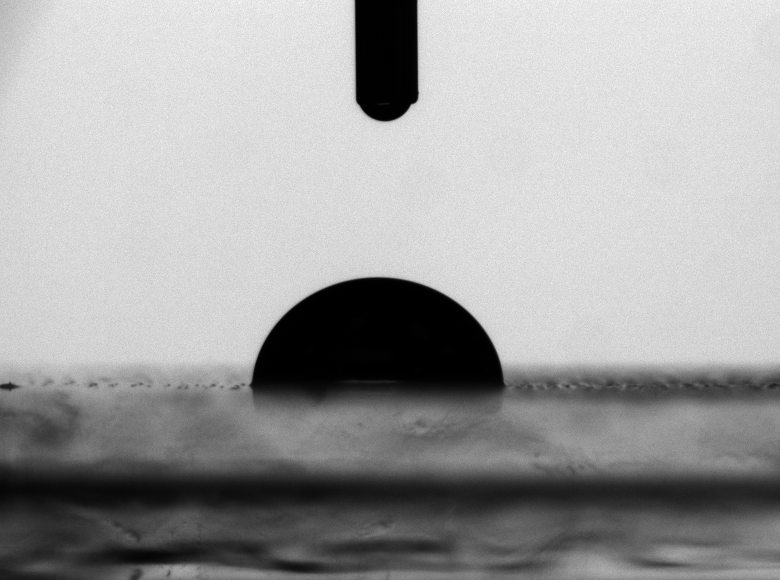
#> input picture src/notebooks/data/image.bmp, 780 x 580 px
$ jupyter execute --allow-errors image-analysis.ipynb   (older library calls are emulated)
#> lines starting #> are read from the running program, lines starting #| are printed output that depends on the picture; after the words box and inside, x2 and y2 are one past the last pixel; in counts of white or black regions, pixels touching at a corner belong together; long printed decimals are rounded
This tutorial proposes a way of analyzing an image of a drop on a SLIPS surface.
At the end of it, we will have gathered the important characteristics of the drop:

- its edge
- its base radius
- the position of the triple (oil-drop-vapor) point
- the apparent contact angles

## Installing the needed packages

### Basic packages
During this tutorial, we will need several python packages that has to be installed on your environment.
The majority of the needed packages can be installed from [PyPI](https://pypi.python.org/pypi) using the following command:

```sh
pip install imageio matplotlib numpy scipy
```

Or for conda users:

```sh
conda install imageio matplotlib numpy scipy
```

### OpenCV
We will also need [OpenCV](https://opencv.org) to be installed.
For conda users on windows, you should be able to get this working with the following command:

```sh
conda install opencv

```

Or this one:
```sh
conda install -c menpo opencv
```

For Linux users, get OpenCV from your distribution repository or build it from [source](https://opencv.org/releases.html).

## Importing images
[Imageio](http://imageio.readthedocs.io/en/latest/index.html) package allows to import and export a variety of image formats (see [here](http://imageio.readthedocs.io/en/latest/formats.html) for an exhaustive list).

Imageio can also import videos or grab images directly from cameras.

[cell 1]
import imageio
image = imageio.imread('data/image.bmp')
#> image is the input picture: shape (580, 780); min 0, max 251, mean 159.1

{{%expand "Explain me this block" %}}
We first imports the Imageio module.
Then use its `imread()` function to read the image and store it in the `image` variable.
{{% /expand%}}

Images are stored as arrays of numbers.
We can display them using the [matplotlib](https://matplotlib.org/) package:

[cell 2]
import matplotlib.pyplot as plt
plt.figure()
plt.imshow(image)
plt.colorbar()
plt.show()
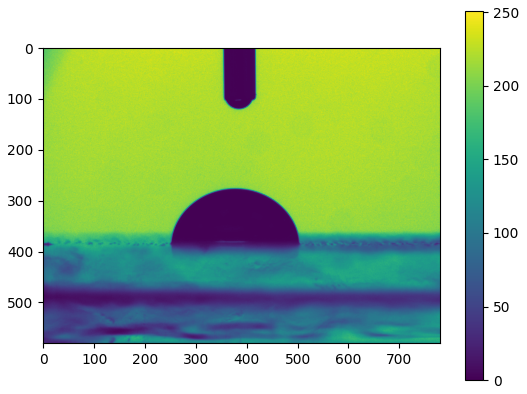
#> figure drawn by matplotlib, 2 panels

{{%expand "Explain me this block" %}}
We first imports the `pyplot` submodule from matplotlib.
The `Pyplot` module is the main submodule for plotting data in a Matlab-way.
We then create a figure with `plt.figure()`, display the image in it with `plt.imshow()`, add a colorbar with `plt.colorbar()` and show the results with `plt.show()`.
Depending on your IDE, you may not need the last line, as the figures will automatically be shown.
{{% /expand%}}

## Cropping

The drop is centered on the image, but a part of the syringe that was used to drop it is also visible at the top.

An edge detection performed directly on this image will certainly detect the syringe edges.
To avoid that, we will restrain the area of interest around the drop.

[cell 3]
image = image[200:400, 200:550]
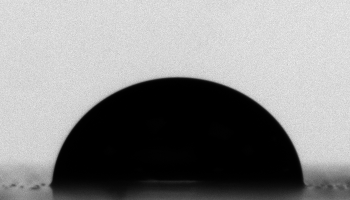
#> image: shape (200, 350); min 0, max 240, mean 137

# Display
plt.figure()
plt.imshow(image)
plt.show()

{{%expand "Explain me this block" %}}
The `image` variable is an array of numbers that can be cropped using indexes.
It is here cropped from indexes 200 to 550 on the x axis and from indexes 200 to 400 on the y axis.
Because of the way images are referenced by the Imageio and matplotlib packages, the y axis has to be specified first.
We then display the image.
{{% /expand%}}

## Edge detection
[OpenCV](https://opencv.org/) (Open Source Computer Vision Library) is a well-known library for image analysis that provides a Python interface.
We will use one of its edge detection functions to get the edge of our drop.
More specifically, we will use the [Canny edge detector](https://en.wikipedia.org/wiki/Canny_edge_detector).

This edge detector method necessitates to specify two threshold values, that have to be optimized depending on the nature/quality of the edges to detect.
A first good guess is generally to take the minimal and maximal pixel values as thresholds.

[cell 4]
import cv2
thres1 = image.min()
#> thres1 = 0
thres2 = image.max()
#> thres2 = 240
edges = cv2.Canny(image, thres1, thres2)
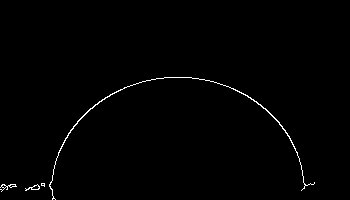
#> edges: shape (200, 350); 0.8% white in thin lines or dots, all inside (x1, y1, x2, y2) = (0, 77, 315, 200)

# Display the edges
plt.figure()
plt.imshow(edges)
plt.show()

{{%expand "Explain me this block" %}}
We import opencv with `import cv2`.
Minimal and maximal pixel values are obtained using the `min()` and `max()` methods and stored.
Those values are then used as arguments of the OpenCV edge detector: `Canny()`.
The result is an array of numbers, stored in the `edges` variable.
This array of numbers id finally displayed.
{{% /expand%}}

The `Canny()` function returns an array of numbers that is equal to 1 (in yellow here) where edges have been detected, and 0 (in blue here) elsewhere.

OpenCV successfully detects the drop edges, but also some structures near the sample surface.
Lets improve the threshold values to get rid of those unwanted bits.

{{%alert info%}} Some methods, like the [Otsu method](https://en.wikipedia.org/wiki/Otsu%27s_method), can be used to automatically infers good threshold values from an image. {{% /alert %}}

[cell 5]
thres1 = image.min()*0.75
thres2 = image.max()*1.5
#> thres2 = 360
edges = cv2.Canny(image, thres1, thres2)
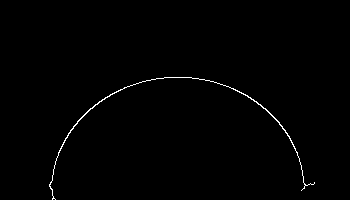
#> edges: shape (200, 350); 0.67% white in thin lines or dots, all inside (x1, y1, x2, y2) = (49, 77, 315, 200)

# Display the edges
plt.figure()
plt.imshow(edges)
plt.show()

{{%expand "Explain me this block" %}}
This block is mainly similar to the previous one.
The threshold values are just adjusted to get rid of the unwanted edges near the sample surface.
The thresholds values are now 0.75 times the minimal pixel value and 1.5 times the maximal pixel value.
{{% /expand%}}

We got rid of some of the unwanted bits, but we still detect some weird shapes due to the reflection of the drop on the sample (around x=50, y=200 for example).
We can remove them by deleting all the edges detected below the baseline, that is here roughly y=180.

[cell 6]
edges[180:, :] = 0
#> edges: shape (200, 350); 0.6% white in thin lines or dots, all inside (x1, y1, x2, y2) = (52, 77, 304, 180)

# Display the edges
plt.figure()
plt.imshow(edges)
plt.show()

{{%expand "Explain me this block" %}}
`edges` is an array containing 1 where edges were detected and 0 elsewhere.
To remove edges for y<180, we just need to fill the array with 0 for y<180.
This is done by specifying that the values of `edges` from y=180 to infinity (`180:`) and for every x (`:`) are set to 0.
{{% /expand%}}

## From image to points
Our drop edge is for the moment stored as an array of 0 and 1.
If we want to access the edge coordinates, we need to find the positions of each pixel equal to 1 (yellow pixels here).

The [numpy](http://www.numpy.org/) package can help us do that by detecting where the pixel values are not zero.

[cell 7]
import numpy as np
ys, xs = np.where(edges)
#> ys = 421 values from 77 to 179; xs = 421 values, max 303 at index 414, min 52 at index 411, mean 177.2
ys = np.asarray(-ys, dtype=float)
#> ys = 421 values, max -77 at index 0, min -179 at index 419, mean -113.2
xs = np.asarray(xs, dtype=float)

# Display the edges
plt.figure()
plt.plot(xs, ys, marker='o', ls='none')
plt.axis('equal')
plt.show()
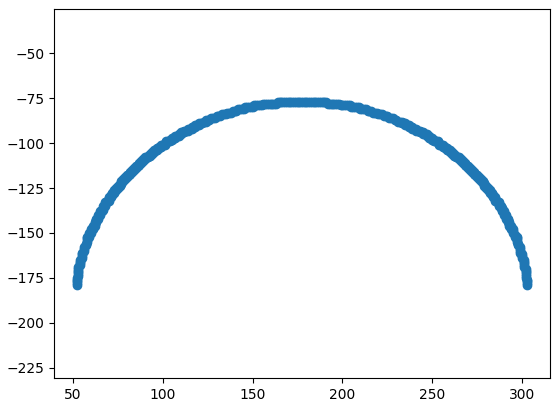
#> figure drawn by matplotlib, 1 panel

{{%expand "Explain me this block" %}}
We import numpy with `import numpy as np`.
The `np.where()` function returns the positions of the array that are not equal to zero.
Which are here the positions of our drop edge.
The two following lines allow to transform the position from integers to floating point values.
This will be needed for the next steps.
`plt.plot()` allows to plot the edge points position.
`plt.axis('equal')` ensures that the image is not deformed (stretched) along x or y.
{{% /expand%}}

For convenience, we want to center the drop on the referential.

[cell 8]
xs = xs - xs.mean()
#> xs = 421 values, max 125.8 at index 414, min -125.2 at index 411, mean -9.18e-15
ys = ys - ys.min()
#> ys = 421 values, max 102 at index 0, min 0 at index 419, mean 65.76

# Plot the edges
plt.figure()
plt.plot(xs, ys, marker='o', ls='none')
plt.axhline(0, color='k')
plt.axis('equal')
plt.show()
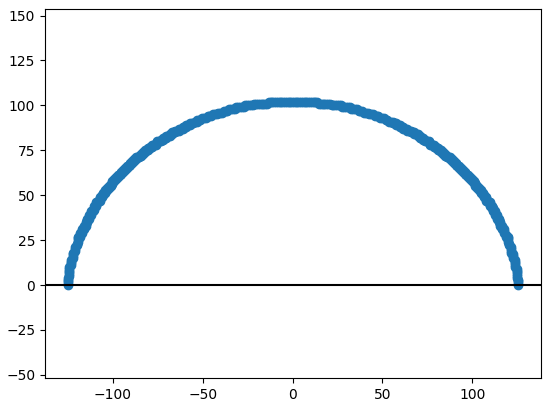
#> figure drawn by matplotlib, 1 panel

{{%expand "Explain me this block" %}}
`xs.mean()` allows to access the average position of the edges along x.
`ys.min()` allows to access the minimal position of the edges along y.
By substracting those values to x and y, we ensure that the origin of our referential is at the base of the drop.
{{% /expand%}}

## From pixels to mm

We achieved to get the edge coordinated in pixel.
To pass this information into millimeters, we need to know the ratio between pixels and mm for our base image.

It can be done by measuring the syringe diameter (here ~60 pixels) that we know is about 0.5mm.
This gives us a resolution of 120px/mm.

We can now scale our edge coordinates:

[cell 9]
res = 120
xs /= res
#> xs = 421 values, max 1.05 at index 414, min -1.04 at index 411, mean -7.7e-17
ys /= res
#> ys = 421 values, max 0.85 at index 0, min 0 at index 419, mean 0.548

# Plot the edge
fig, axs = plt.subplots(1, 2, figsize=(10, 4))
plt.sca(axs[0])
plt.plot(xs, ys, marker='o', ls='none')
plt.axhline(0, color='k')
plt.axis('equal')
plt.xlabel('x [mm]')
plt.ylabel('y [mm]')
# Plot a zoom on the edge
plt.sca(axs[1])
plt.plot(xs, ys, marker='o', ls='none')
plt.axhline(0, color='k')
plt.axis('equal')
plt.xlabel('x [mm]')
plt.xlim(-1.15, -0.9)
plt.ylim(-0.05, 0.3)
plt.title("Zoom")
plt.show()
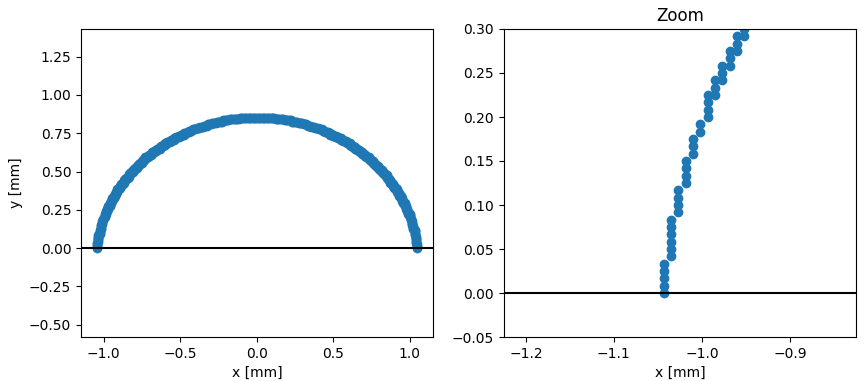
#> figure drawn by matplotlib, 2 panels

## Fitting the edge

Problem with the edge coordinates we obtained at this point is that they are at discrete positions (because extracted from an image).
It is impossible to obtain contact angles or triple point position from this kind of discretized data.
In order to go further, we need to find a good fitting of the drop edge.

The [Scipy](https://www.scipy.org/) package provides several ways of fitting different kind of data.
Here, as we don't care about the mathematical expression of our fitting, we will use a spline fitting: `UnivariateSpline`.

This fitting function needs the data to be sorted and with strictly increasing x values.
Our edge coordinated need some transformation to fit those specifications.

[cell 10]
# Ensure increasing x values
new_xs = np.sort(list(set(xs)))
#> new_xs = 252 values from -1.04 to 1.05
new_ys = []
for x in new_xs:
    new_ys.append(np.mean(ys[xs == x]))
#> this loop made 252 passes
#> x on passes 1 to 3: -1.04, -1.04, -1.03
#> after the loop, new_ys = 252 values, max 0.85 at index 112, min 0.0125 at index 251, mean 0.649
xs = new_xs
#> xs = 252 values from -1.04 to 1.05
ys = np.asarray(new_ys)
#> ys has the same summary as new_ys

# Fitting the drop edge
import scipy.interpolate as spint
edge_f = spint.UnivariateSpline(xs, ys, k=5, s=0.005)

# Display the fit
fig, axs = plt.subplots(1, 2, figsize=(10, 4))
plt.sca(axs[0])
plt.plot(xs, ys, marker='o', ls='none')
plt.plot(xs, edge_f(xs))
plt.axhline(0, color='k')
plt.xlabel('x [mm]')
plt.ylabel('y [mm]')
plt.axis('equal')
# Plot a zoom on the edge
plt.sca(axs[1])
plt.plot(xs, ys, marker='o', ls='none')
plt.plot(xs, edge_f(xs))
plt.axhline(0, color='k')
plt.axis('equal')
plt.xlabel('x [mm]')
plt.xlim(-1.1, -0.7)
plt.ylim(0, 0.5)
plt.title("Zoom")
plt.show()
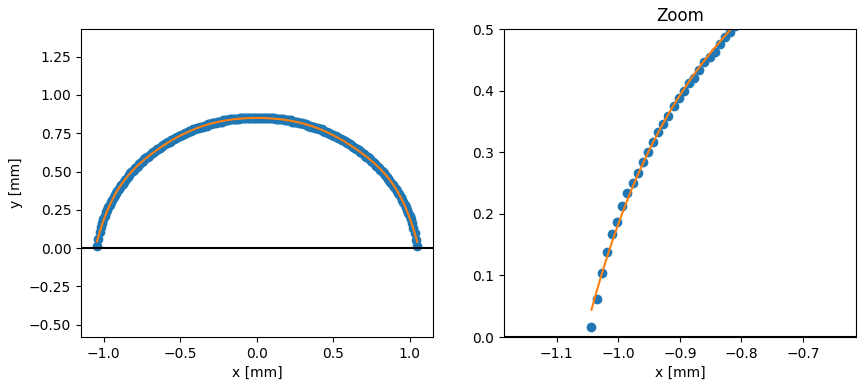
#> figure drawn by matplotlib, 2 panels; panel 1: curve peaks at x = -0.11, y = 0.85; panel 1: curve peaks at x = 0.00647, y = 0.85; panel 2: curve peaks at x = -0.11, y = 0.85; panel 2: curve peaks at x = 0.00647, y = 0.85

{{%expand "Explain me this block" %}}
We first sort the drop edges position along x and put them in the `new_xs` variable.
Then, for each value of x, we average the associated values of y, to ensure that there is only one value of y for each x.
We then perform the fitting using the `UnivariateSpline` function from Scipy.
`k` and `s` parameters can be tuned to achieve smoother or more accurate fitting.
We then display the edge and its fitting.
{{% /expand%}}

## Getting the drop basic properties

We can now extract some information from our data, like the drop base length or the drop height:

[cell 11]
base_radius = xs.max() - xs.min()
#> base_radius = 2.09
height = ys.max()
#> height = 0.85

# Print
print("Drop base: {} mm".format(base_radius))
#| Drop base: 2.092 mm
print("Drop height: {} mm".format(height))
#| Drop height: 0.85 mm

## Getting the contact angles

The contact angles are the angles made by our fitted curve and the baseline (here `y=0`).

[cell 12]
# Get left and right contact points
left_x = np.min(xs)
#> left_x = -1.04
right_x = np.max(xs)
#> right_x = 1.05
dx = (right_x - left_x)/100
#> dx = 0.0209

# Left angle
import scipy.misc as spmisc
#> (the rest of this cell did not finish here and is left out)
